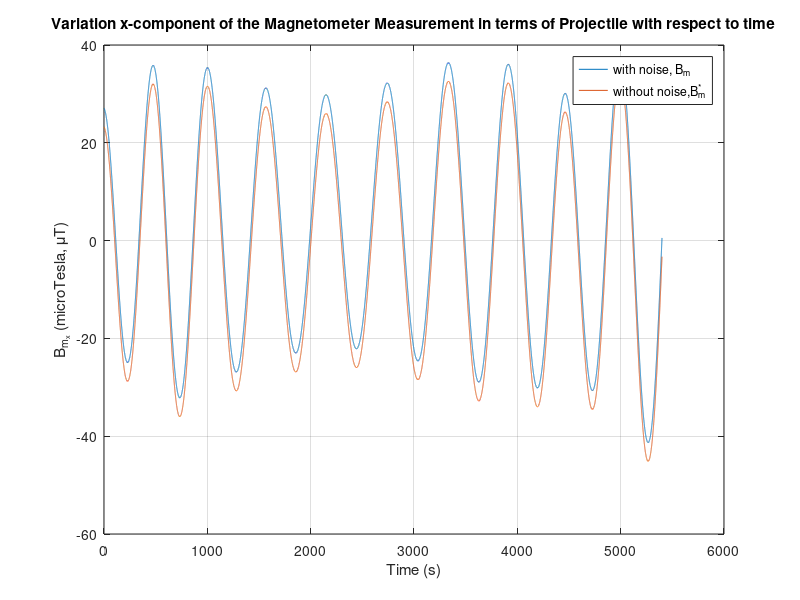
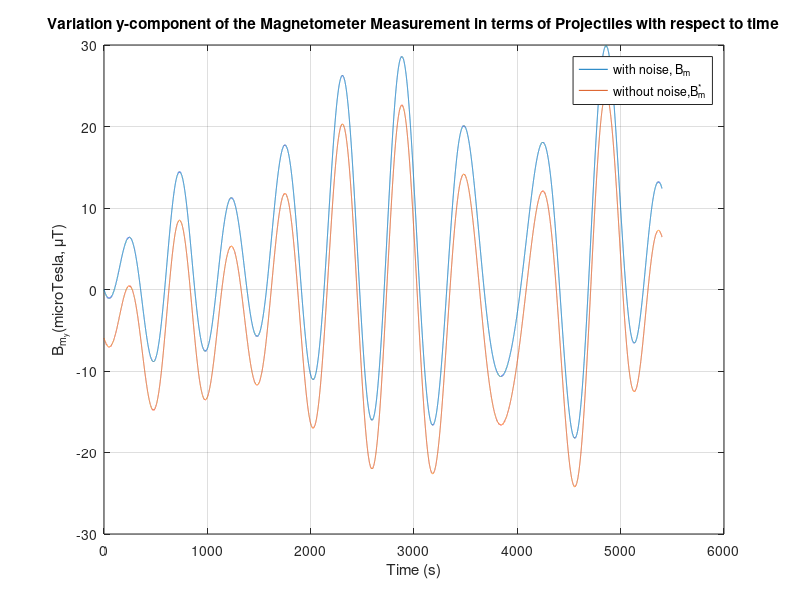
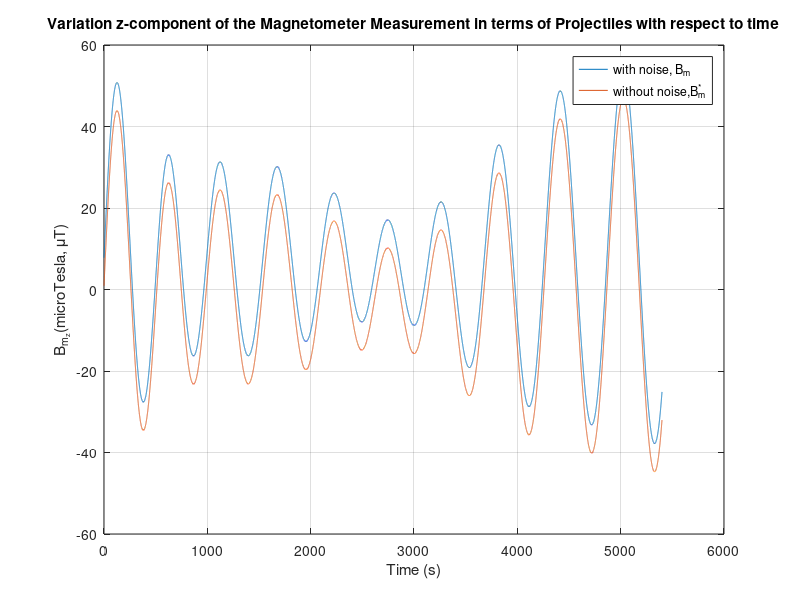
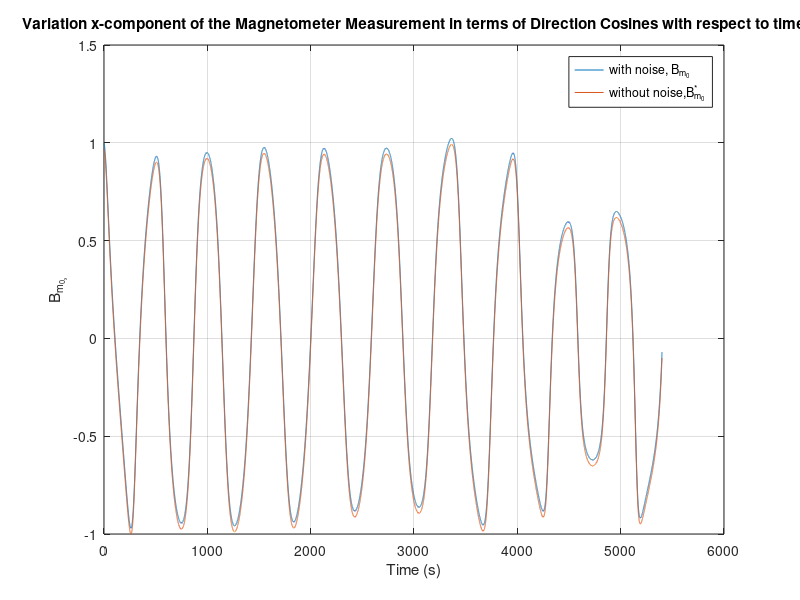

These figures' MATLAB source, in order:
clc;clear;close all;

n = 20; %sequence number

%initial data of the attitude angles(rad)
phi = -0.01 - 0.002 * n;
theta = 0.01 + 0.002 * n;
psi = 0.005 + 0.002 * n;

%initial data of the angular velocities of satellite
wX = 0.0002 + 0.00001 * n;
wY = 0.0003 + 0.00001 * n;
wZ = 0.0004 + 0.00001 * n;
w = [wX;wY;wZ];

%initial moments of inertia of the satellite(m^4)
Jx = 2.1*(10^(-3));
Jy = 2*(10^(-3));
Jz = 1.9*(10^(-3));

w_orbit = 0.0011; %The angular orbit velocity of satellite(rad/s)
N_T = 3.6*(10^(-10)); %The disturbance torque acting on the satellite(Nm)

Me = 7.943e15; %the magnetic dipole moment of the Earth in Wb.m
mu = 3.98601e14; %the Earth Gravitational constant in m^3/s^2
i = (80 + (0.5*n))*(pi/180); %inclination converted from deg to rad
we = 7.29e-5; %the spin rate of the Earth in rad/s
epsilon = 11.7*(pi/180); %the magnetic dipole tilt converted to rad
r0 = (6378.14 + 500 + (2*n))*1000; %the distance between the center of mass of the satellite and the Earth in m
w0 = sqrt(mu/r0^3); %the angular velocity of the orbit with respect to the inertial frame in rad/s

dt = 0.1; %the sample time(s)
N = 54000; %iteration number

% pre-allocation
Bm0=zeros(3,N);
Bm0_star=zeros(3,N);
Bm=zeros(3,N);
Bm_star=zeros(3,N);

for k = 1:N
% the angular velocities
w(1) = w(1) + ((dt/Jx)*(Jy - Jz)*w(3)*w(2)) + ((dt/Jx)*N_T);
w(2) = w(2) + ((dt/Jy)*(Jz - Jx)*w(1)*w(3)) + ((dt/Jy)*N_T);
w(3) = w(3) + ((dt/Jz)*(Jx - Jy)*w(1)*w(2)) + ((dt/Jz)*N_T);
    
% the euler angles
phi = phi + dt*((((w(2)*sin(phi)) + (w(3)*cos(phi)))*tan(theta)) + w(1));
theta = theta + dt*((w(2)*cos(phi)) - (w(3)*sin(phi)) + (w_orbit));
psi = psi + dt*(((w(2)*sin(phi)) + (w(3)*cos(phi)))*sec(theta));

% transformation matrix A
A = [cos(theta)*cos(psi) cos(theta)*sin(psi) -sin(theta);((-cos(phi)*sin(psi)) + (sin(phi)*sin(theta)*cos(psi))) ((cos(phi)*cos(psi)) + (sin(phi)*sin(theta)*sin(psi))) (sin(phi)*cos(theta));((sin(phi)*sin(psi))+(cos(phi)*sin(theta)*cos(psi))) ((-sin(phi)*cos(psi))+(cos(phi)*sin(theta)*sin(psi))) (cos(phi)*cos(theta))];

% components of Earth Magnetic Field
hx = (Me/r0^3)*((cos(w0*k)*((cos(epsilon)*sin(i))-(sin(epsilon)*cos(i)*cos(we*k)))-(sin(w0*k)*sin(epsilon)*sin(we*k))));
hy = (-(Me/r0^3))*((cos(epsilon)*cos(i))+(sin(epsilon)*sin(i)*cos(we*k)));
hz = ((2*Me)/r0^3)*((sin(w0*k)*((cos(epsilon)*sin(i))-(sin(epsilon)*cos(i)*cos(we*k)))-(2*(sin(w0*k)*sin(epsilon)*sin(we*k)))));
h =[hx;hy;hz]*10^6; %converted to microTesla

% components of Direction Cosine Matrix
hx0 = hx/(sqrt(hx^2+hy^2+hz^2));
hy0 = hy/(sqrt(hx^2+hy^2+hz^2));
hz0 = hz/(sqrt(hx^2+hy^2+hz^2));
h0=[hx0;hy0;hz0];

% standard deviation of each magnetometer errors
sigma_mC = 0.008; % in terms of direction cosine
sigma_m = 1.66; % in terms of projectiles

% magnetometer bias vectors
bc = [0.04;0.06;0.08]; % in terms of direction cosine
b = [3;5;6]; % in terms of projectiles

% zero mean Gaussian white noises
rng(0);
vc = [sigma_mC*randn;sigma_mC*randn;sigma_mC*randn]; %in terms of direction cosine
v = [sigma_m*randn;sigma_m*randn;sigma_m*randn];

%magnetometer measurements in terms of projectiles
Bm(:,k) = ((A*h)+b+v); % with bias and noise
Bm_star(:,k) = (A*h); % without bias and noise

%magnetometer measurements in terms of direction cosines
Bm0(:,k)=(A*h0)+bc+vc; % with bias and noise
Bm0_star(:,k)=(A*h0); % without bias and noise
end

t = 0:dt:(N-1)*dt; %constructing time axis

figure(1)
bmx = plot(t,Bm(1,:));
grid on
hold on
bmsx = plot(t,Bm_star(1,:));
hold off
title('Variation x-component of the Magnetometer Measurement in terms of Projectile with respect to time');
xlabel('Time (s)');
ylabel('B_{m_{x}} (microTesla, \muT)');
legend([bmx,bmsx],'with noise, B_{m}','without noise,B_{m}^{*}');

figure(2)
bmy = plot(t,Bm(2,:));
grid on
hold on
bmsy = plot(t,Bm_star(2,:));
hold off
title('Variation y-component of the Magnetometer Measurement in terms of Projectiles with respect to time');
xlabel('Time (s)');
ylabel('B_{m_{y}}(microTesla, \muT)');
legend([bmy,bmsy],'with noise, B_{m}','without noise,B_{m}^{*}');

figure(3)
bmz = plot(t,Bm(3,:));
grid on
hold on
bmsz = plot(t,Bm_star(3,:));
hold off
title('Variation z-component of the Magnetometer Measurement in terms of Projectiles with respect to time');
xlabel('Time (s)');
ylabel('B_{m_{z}}(microTesla, \muT)');
legend([bmz,bmsz],'with noise, B_{m}','without noise,B_{m}^{*}');

figure(4)
bm0x = plot(t,Bm0(1,:));
grid on
hold on
bm0sx = plot(t,Bm0_star(1,:));
hold off
title('Variation x-component of the Magnetometer Measurement in terms of Direction Cosines with respect to time');
xlabel('Time (s)');
ylabel('B_{m_{0_{x}}}');
legend([bm0x,bm0sx],'with noise, B_{m_{0}}','without noise,B_{m_{0}}^{*}');

figure(5)
bm0y = plot(t,Bm0(2,:));
grid on
hold on
bm0sy = plot(t,Bm0_star(2,:));
hold off
title('Variation y-component of the Magnetometer Measurement in terms of Direction Cosines with respect to time');
xlabel('Time (s)');
ylabel('B_{m_{0_{y}}}');
legend([bm0y,bm0sy],'with noise, B_{m_{0}}','without noise,B_{m_{0}}^{*}');

figure(6)
bm0z = plot(t,Bm0(3,:));
grid on
hold on
bm0sz = plot(t,Bm0_star(3,:));
hold off
title('Variation z-component of the Magnetometer Measurement in terms of Direction Cosines with respect to time');
xlabel('Time (s)');
ylabel('B_{m_{0_{z}}}');
legend([bm0z,bm0sz],'with noise, B_{m_{0}}','without noise,B_{m_{0}}^{*}');
